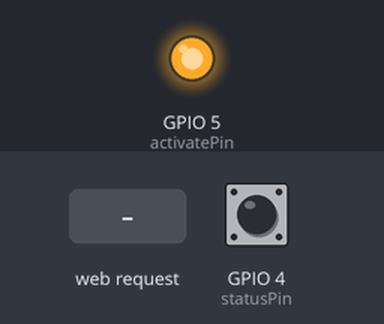
The sketch below on a simulated ESP8266 (NodeMCU). On the bench: output pins drawn as LEDs (lit = HIGH). The inputs (shaded band) are chosen by the test bench; at power-on: GPIO 4 (statusPin) HIGH. WiFi joins after 1.5 s; servers stay silent unless stated; random numbers use the default seed unless the sketch sets one; what the sketch prints to the serial monitor is not drawn.

Above: at 3.2 s.
3.3 s: HTTP request GET /GarageOpener/activate received
At 3.7 s:
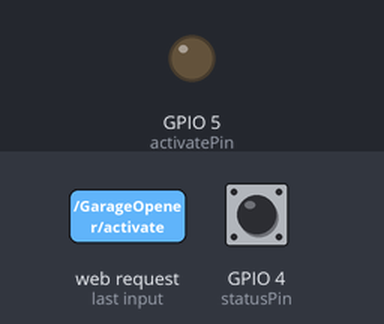
5.3 s: HTTP request GET /GarageOpener received
6.8 s: HTTP request GET /ajaxswitch received
Timing chart, 0 to 9.8 s (numbered marks = the images above; inputs shaded):
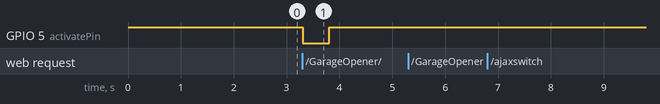

Measured:
- after the input at 3.3 s, GPIO 5 (activatePin): HIGH → LOW at once, → HIGH 0.50 s later
- after the input at 5.3 s, every drawn part: stays the same
- after the input at 6.8 s, every drawn part: stays the same

The sketch:

GarageOpener.ino
```cpp
#include <Arduino.h>
#include <ESP8266WiFi.h>


const int statusPin = 4; //pin for the magnetic contact switch/ Open/Close D2
const int activatePin = 5; //pin for the relay module D1


WiFiServer server(54195); //This is the port to listen. Need to be in your router to open the door remotely. If you need only local. Put 80 instead and forget the router part
WiFiClient client;

const char* SSID = "NabZ";
const char* PASS = "9c71c5fea6";


void setup() {
  Serial.begin(115200);
  pinMode(statusPin, INPUT_PULLUP);
  pinMode(activatePin, OUTPUT);
  digitalWrite(activatePin, HIGH);
  delay(50);

  Serial.println();
  Serial.println();
  Serial.print("Connecting to ");
  Serial.println(SSID);

  WiFi.begin(SSID, PASS);

  while (WiFi.status() != WL_CONNECTED) {
    delay(500);
    Serial.print(".");
  }
  Serial.println();
  Serial.println("WiFi connected");

  //Start the server
  server.begin();
  Serial.println("Server started");

  //Print the IP Address
  Serial.print("IP Address: ");
  Serial.println(WiFi.localIP());
  delay(500);
}

void loop()
{
  client = server.available();
  if (client)  // if you get a client
  {
    char getLine[128];
    int i = 0;
    bool getLineFound = false;
    bool currentLineIsBlank = true;

    Serial.println("");
    Serial.println("new client");

    while (client.connected()) // loop while the client's connected
    {
      if (client.available()) // if there's bytes to read from the client
      {
        char c = client.read(); // read 1 byte from client
        Serial.print(c);

        if (!getLineFound && i < sizeof(getLine))
        {
          //save the char to getLine
          getLine[i] = c;
          i++;
        }

         // Request end: Now responds to it
        if (c == '\n' && currentLineIsBlank) // respond to client only after last line is received, last line is blank and ends with \n
        {
          ProcessRequest(getLine);
          break;
        }

        if (c == '\n') // end of the line, next char read will be a new line
        {
          if (!getLineFound) //the GET line is the first line from the client, save it for later
          {
            getLineFound = true;

            //strip off the HTTP/1.1 from the end of the getLine
            const char *ptr = strstr(getLine, "HTTP/1.1");
            if (ptr)
              getLine[ptr - getLine - 1] = '\0';
          }

          currentLineIsBlank = true;
        }
        else if (c != '\r') //text char received
        {
          currentLineIsBlank = false;
        }
      } //end if (client.available())
    } //end while (client.connected())


    // close the connection
    delay(100); //allow client to receive the data
    client.stop();
    Serial.println("Client disconnected");
  }
}


void mainPage(WiFiClient& client)
{
  client.println("HTTP/1.1 200 OK");
  client.println("Content-Type: text/html");
  client.println("Connection: keep-alive\r\n");
  client.println("<!DOCTYPE HTML>");
  client.println("<html>");
  client.println("<head>");
  client.println("<title>Garage Door Monitor</title>");
  client.println("<script>");
  client.println("function GetSwitchState() {");
  client.println("nocache = \"&nocache=\"+ Math.random() * 1000000;");
  client.println("var request = new XMLHttpRequest();");
  client.println("request.onreadystatechange = function() {");
  client.println("if (this.readyState == 4) {");
  client.println("if (this.status == 200) {");
  client.println("if (this.responseText != null) {");
  client.println("document.getElementById(\"switch_txt\").innerHTML = this.responseText;");
  client.println("}}}}");
  client.println("request.open(\"GET\", \"ajaxswitch\" + nocache, true);");
  client.println("request.send(null);");
  client.println("setTimeout('GetSwitchState()', 1000);");
  client.println("}");
  client.println("</script>");
  client.println("</head>");
  client.println("<body onload=\"GetSwitchState()\">");
  client.println("<center>");
  client.println("<h1>Garage Door Monitor</h1>");
  client.println("<hr>\r\n<br>");
  client.println("<button style=\"width:100%;font-size: 50px;\"><a href=\"/GarageOpener/activate\">Activate</a></button>");
  client.println("<p id=\"switch_txt\">Garage Door is now:</p>");
  client.println("</center>\r\n</body>\r\n</html>");

}


void redirect(WiFiClient& client)
{
  client.println("HTTP/1.1 303 See other");
  client.println("Location: /GarageOpener");
}

void ActivateDoor()
{
  digitalWrite(activatePin, LOW);
  delay(500);
  digitalWrite(activatePin, HIGH);
}

void doorState(WiFiClient& client){
  client.println("HTTP/1.1 200 OK");
  client.println("Content-Type: text/html");
  client.println("Connection: keep-alive\r\n");

  if (digitalRead(statusPin) == 1) {
    client.println("Garage Door is now: <font color=\"red\">Open</font>");
  }
  else {
    client.println("Garage Door is now: <font color=\"green\">Close</font>");
  }
}


void ProcessRequest(char* getLine)
{

  if (strstr(getLine, "GET /GarageOpener") != NULL)
  {
    if (strstr(getLine, "GET /GarageOpener/activate") != NULL)
    {
      Serial.println("Activating garage door");
      ActivateDoor();
      redirect(client);
    }
    else
    {
      mainPage(client);
    }
  }
  else if(strstr(getLine, "GET /ajaxswitch") != NULL)
    {
      doorState(client);
   }
}
```
